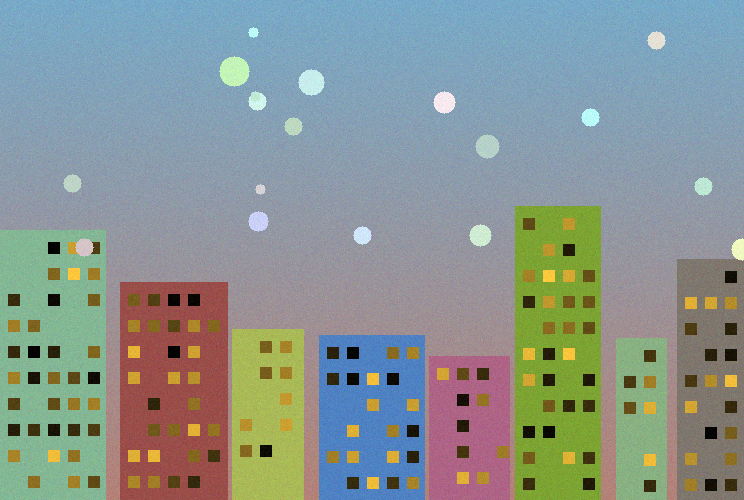
#> input picture samples/left.png, 744 x 500 px, found by its file name
$ python stitch.py left.png right.png -o output.png
#> lines starting #> are read from the running program, lines starting #| are printed output that depends on the picture
### panorama/features.py
"""Feature detection and matching.

Primary path uses OpenCV ORB keypoints + binary (Hamming) brute-force matching,
which is fast and robust. If OpenCV is not importable, we fall back to a pure
NumPy implementation: Harris corner detection + normalized cross-correlation
(NCC) patch matching. Either path returns the same thing — a pair of matched
(n, 2) point arrays (src, dst) in (x, y) pixel coordinates.
"""

from __future__ import annotations

import numpy as np

try:
    import cv2  # type: ignore

    HAVE_CV2 = True
except Exception:  # pragma: no cover - exercised only when OpenCV is absent
    HAVE_CV2 = False


def _to_gray(img: np.ndarray) -> np.ndarray:
    """Convert an image to a float64 grayscale array in [0, 255]."""
    arr = np.asarray(img)
    if arr.ndim == 3:
        # Luma weights (BGR or RGB — weights are symmetric enough for matching).
        arr = arr[..., :3].astype(np.float64)
        gray = 0.114 * arr[..., 0] + 0.587 * arr[..., 1] + 0.299 * arr[..., 2]
    else:
        gray = arr.astype(np.float64)
    return gray


# --------------------------------------------------------------------------- #
# OpenCV ORB path
# --------------------------------------------------------------------------- #
def _match_orb(img1: np.ndarray, img2: np.ndarray, max_features: int, ratio: float):
    gray1 = _to_gray(img1).astype(np.uint8)
    gray2 = _to_gray(img2).astype(np.uint8)
    orb = cv2.ORB_create(nfeatures=max_features)
    kp1, des1 = orb.detectAndCompute(gray1, None)
    kp2, des2 = orb.detectAndCompute(gray2, None)
    if des1 is None or des2 is None or len(kp1) < 4 or len(kp2) < 4:
        return np.empty((0, 2)), np.empty((0, 2))

    bf = cv2.BFMatcher(cv2.NORM_HAMMING)
    # k-NN + Lowe ratio test to drop ambiguous matches.
    knn = bf.knnMatch(des1, des2, k=2)
    good = []
    for pair in knn:
        if len(pair) < 2:
            continue
        m, n = pair
        if m.distance < ratio * n.distance:
            good.append(m)
    if len(good) < 4:
        # Fall back to plain best-match if the ratio test was too strict.
        good = sorted(bf.match(des1, des2), key=lambda x: x.distance)[:50]

    src = np.array([kp1[m.queryIdx].pt for m in good], dtype=np.float64)
    dst = np.array([kp2[m.trainIdx].pt for m in good], dtype=np.float64)
    return src, dst


# --------------------------------------------------------------------------- #
# NumPy Harris + NCC fallback
# --------------------------------------------------------------------------- #
# [15 lines left out: functions _sobel, _convolve2d, not called in this run]


def _box_blur(img: np.ndarray, k: int = 3) -> np.ndarray:
    kernel = np.ones((k, k), dtype=np.float64) / (k * k)
    return _convolve2d(img, kernel)


# [81 lines left out: functions harris_corners, _patch, _match_harris_ncc, not called in this run]


# --------------------------------------------------------------------------- #
# Public API
# --------------------------------------------------------------------------- #
def detect_and_match(img1: np.ndarray, img2: np.ndarray, max_features: int = 2000,
                     ratio: float = 0.75):
    """Detect and match features between two images.

    Returns
    -------
    (src, dst) : two (n, 2) float arrays of matched (x, y) coordinates, where
        src points come from img1 and dst points from img2.
    """
    if HAVE_CV2:
        return _match_orb(img1, img2, max_features, ratio)
    return _match_harris_ncc(img1, img2, max_features)


def backend_name() -> str:
    return "opencv-orb" if HAVE_CV2 else "numpy-harris-ncc"

### panorama/ransac.py
"""RANSAC robust homography estimation from scratch.

Feature matches are noisy: a sizable fraction are flat-out wrong (outliers).
A plain least-squares fit over all matches would be dragged off by those
outliers. RANSAC (RANdom SAmple Consensus) fits the model robustly:

    repeat for a number of iterations:
        1. sample a minimal set (4 correspondences for a homography) at random
        2. fit a candidate homography to that minimal set (DLT)
        3. count inliers: matches whose reprojection error is below `threshold`
        4. keep the candidate with the most inliers

    finally: refit the homography on ALL inliers of the best model.

The number of iterations needed to see at least one outlier-free sample with
probability `success_prob`, given inlier ratio w and sample size s = 4, is

    N = log(1 - success_prob) / log(1 - w^s)

We adapt N downward as better models (higher inlier ratios) are found.
"""

from __future__ import annotations

from typing import NamedTuple

import numpy as np

from .homography import estimate_homography, reprojection_error


class RansacResult(NamedTuple):
    H: np.ndarray             # refined 3x3 homography
    inlier_mask: np.ndarray   # bool array (n,), True where the match is an inlier
    n_inliers: int
    iterations: int           # iterations actually run


def _adaptive_iterations(inlier_ratio: float, sample_size: int, success_prob: float) -> int:
    if inlier_ratio <= 0.0:
        return 1 << 30  # effectively "keep going"
    denom = 1.0 - inlier_ratio ** sample_size
    if denom <= 0.0:
        return 1  # all points are inliers
    num = np.log(1.0 - success_prob)
    return int(np.ceil(num / np.log(denom)))


def ransac_homography(
    src_pts: np.ndarray,
    dst_pts: np.ndarray,
    threshold: float = 3.0,
    max_iters: int = 2000,
    min_iters: int = 50,
    success_prob: float = 0.999,
    rng: np.random.Generator | None = None,
) -> RansacResult:
    """Robustly estimate the homography src_pts -> dst_pts with RANSAC.

    Parameters
    ----------
    src_pts, dst_pts : (n, 2) arrays of candidate correspondences (n >= 4).
    threshold : inlier reprojection-error threshold, in pixels.
    max_iters / min_iters : iteration bounds; the adaptive count is clamped here.
    success_prob : desired probability of drawing one clean minimal sample.
    rng : optional NumPy Generator for reproducibility.

    Returns
    -------
    RansacResult(H, inlier_mask, n_inliers, iterations)
    """
    src = np.asarray(src_pts, dtype=np.float64)
    dst = np.asarray(dst_pts, dtype=np.float64)
    n = src.shape[0]
    if n < 4:
        raise ValueError("at least 4 correspondences are required for RANSAC")
    if rng is None:
        rng = np.random.default_rng()

    sample_size = 4
    best_inlier_mask = np.zeros(n, dtype=bool)
    best_count = 0

    iters_needed = max_iters
    i = 0
    while i < min(max_iters, max(min_iters, iters_needed)):
        i += 1
        # 1. random minimal sample of 4 distinct correspondences.
        idx = rng.choice(n, size=sample_size, replace=False)
        sample_src = src[idx]
        sample_dst = dst[idx]
        # Skip degenerate samples (collinear points break the DLT).
        if _is_degenerate(sample_src) or _is_degenerate(sample_dst):
            continue
        # 2. fit candidate homography.
        try:
            H = estimate_homography(sample_src, sample_dst)
        except (ValueError, np.linalg.LinAlgError):
            continue
        if not np.all(np.isfinite(H)):
            continue
        # 3. count inliers over all matches.
        errs = reprojection_error(H, src, dst)
        inlier_mask = errs < threshold
        count = int(inlier_mask.sum())
        # 4. keep the best.
        if count > best_count:
            best_count = count
            best_inlier_mask = inlier_mask
            inlier_ratio = count / n
            iters_needed = _adaptive_iterations(inlier_ratio, sample_size, success_prob)

    if best_count < 4:
        # No consensus found; fall back to a fit over everything.
        H = estimate_homography(src, dst)
        mask = reprojection_error(H, src, dst) < threshold
        return RansacResult(H, mask, int(mask.sum()), i)

    # Final refit on ALL inliers of the best model.
    inlier_src = src[best_inlier_mask]
    inlier_dst = dst[best_inlier_mask]
    H_refined = estimate_homography(inlier_src, inlier_dst)
    # Recompute the inlier set with the refined model.
    final_mask = reprojection_error(H_refined, src, dst) < threshold
    if int(final_mask.sum()) < 4:
        final_mask = best_inlier_mask
    return RansacResult(H_refined, final_mask, int(final_mask.sum()), i)


def _is_degenerate(pts: np.ndarray, tol: float = 1e-6) -> bool:
    """True if the 4 points are (nearly) collinear or contain duplicates."""
    # Duplicate points.
    if len({tuple(np.round(p, 6)) for p in pts}) < len(pts):
        return True
    # Check no 3 of the points are collinear via the triangle-area test.
    for a in range(len(pts)):
        for b in range(a + 1, len(pts)):
            for c in range(b + 1, len(pts)):
                area = abs(
                    (pts[b, 0] - pts[a, 0]) * (pts[c, 1] - pts[a, 1])
                    - (pts[c, 0] - pts[a, 0]) * (pts[b, 1] - pts[a, 1])
                )
                if area < tol:
                    return True
    return False

### panorama/homography.py
"""Homography estimation from scratch with NumPy.

A homography H is a 3x3 matrix that maps points in one image plane to another
(up to scale): for a source point x = (x, y, 1)^T and its match x' = (x', y', 1)^T,

    x' ~ H x        (~ means equal up to a non-zero scale factor)

We solve for H with the Direct Linear Transform (DLT). Writing H row-wise as
h = [h11 h12 h13 h21 h22 h23 h31 h32 h33]^T, the relation x' ~ H x can be turned
into two linear equations per correspondence by taking the cross product
x' x (H x) = 0:

    [ -x  -y  -1   0   0   0   x'x  x'y  x' ] h = 0
    [  0   0   0  -x  -y  -1   y'x  y'y  y' ] h = 0

Stacking these for n >= 4 correspondences gives A h = 0, a homogeneous system.
The least-squares solution (subject to ||h|| = 1) is the right singular vector of
A with the smallest singular value, i.e. the last column of V in A = U S V^T.

Raw pixel coordinates make A badly conditioned, so we first apply Hartley's
normalization: translate each point set to have zero mean and scale it so the
mean distance from the origin is sqrt(2). We solve for the normalized homography
and then denormalize.
"""

from __future__ import annotations

import numpy as np


def _normalization_matrix(pts: np.ndarray) -> np.ndarray:
    """Return a 3x3 similarity transform T that maps `pts` to zero mean and
    mean distance sqrt(2) from the origin (Hartley normalization)."""
    centroid = pts.mean(axis=0)
    shifted = pts - centroid
    mean_dist = np.sqrt((shifted ** 2).sum(axis=1)).mean()
    # Guard against a degenerate (single-point / coincident) set.
    if mean_dist < 1e-12:
        scale = 1.0
    else:
        scale = np.sqrt(2.0) / mean_dist
    T = np.array(
        [
            [scale, 0.0, -scale * centroid[0]],
            [0.0, scale, -scale * centroid[1]],
            [0.0, 0.0, 1.0],
        ],
        dtype=np.float64,
    )
    return T


def estimate_homography(src_pts: np.ndarray, dst_pts: np.ndarray) -> np.ndarray:
    """Estimate the homography H mapping src_pts -> dst_pts via the normalized DLT.

    Parameters
    ----------
    src_pts, dst_pts : array_like, shape (n, 2), n >= 4
        Matched 2-D point coordinates.

    Returns
    -------
    H : ndarray, shape (3, 3)
        Homography normalized so that H[2, 2] == 1 when possible.
    """
    src = np.asarray(src_pts, dtype=np.float64)
    dst = np.asarray(dst_pts, dtype=np.float64)
    if src.shape != dst.shape or src.ndim != 2 or src.shape[1] != 2:
        raise ValueError("src_pts and dst_pts must both be (n, 2) arrays")
    n = src.shape[0]
    if n < 4:
        raise ValueError("at least 4 correspondences are required")

    # Hartley normalization.
    T_src = _normalization_matrix(src)
    T_dst = _normalization_matrix(dst)

    src_h = np.hstack([src, np.ones((n, 1))])
    dst_h = np.hstack([dst, np.ones((n, 1))])
    src_n = (T_src @ src_h.T).T
    dst_n = (T_dst @ dst_h.T).T

    # Build the 2n x 9 DLT matrix A.
    A = np.zeros((2 * n, 9), dtype=np.float64)
    for i in range(n):
        x, y = src_n[i, 0], src_n[i, 1]
        xp, yp = dst_n[i, 0], dst_n[i, 1]
        A[2 * i] = [-x, -y, -1.0, 0.0, 0.0, 0.0, xp * x, xp * y, xp]
        A[2 * i + 1] = [0.0, 0.0, 0.0, -x, -y, -1.0, yp * x, yp * y, yp]

    # h is the right singular vector with the smallest singular value.
    _, _, Vt = np.linalg.svd(A)
    H_n = Vt[-1].reshape(3, 3)

    # Denormalize: H = T_dst^{-1} H_n T_src.
    H = np.linalg.inv(T_dst) @ H_n @ T_src

    # Normalize so the bottom-right entry is 1 (when not ~0).
    if abs(H[2, 2]) > 1e-12:
        H = H / H[2, 2]
    return H


def apply_homography(H: np.ndarray, pts: np.ndarray) -> np.ndarray:
    """Apply homography H to an (n, 2) array of points, returning (n, 2)."""
    pts = np.asarray(pts, dtype=np.float64)
    pts_h = np.hstack([pts, np.ones((pts.shape[0], 1))])
    mapped = (H @ pts_h.T).T
    w = mapped[:, 2:3]
    # Avoid division by zero for points at infinity.
    w = np.where(np.abs(w) < 1e-12, 1e-12, w)
    return mapped[:, :2] / w


def reprojection_error(H: np.ndarray, src_pts: np.ndarray, dst_pts: np.ndarray) -> np.ndarray:
    """Per-correspondence Euclidean reprojection error ||H src - dst|| (n,)."""
    projected = apply_homography(H, src_pts)
    dst = np.asarray(dst_pts, dtype=np.float64)
    return np.sqrt(((projected - dst) ** 2).sum(axis=1))

### panorama/blend.py
"""Warping into a common canvas and feather (linear) blending.

Given a homography H that maps image A's pixels into image B's frame, we:
  1. compute the bounding box of both images in the output frame,
  2. shift everything by a translation so all coordinates are positive,
  3. warp each image into that canvas,
  4. blend the overlap with distance-based feather weights so the seam fades.

Warping uses OpenCV's `warpPerspective` when available; otherwise a NumPy
inverse-mapping bilinear sampler does the same job.
"""

from __future__ import annotations

import numpy as np

from .homography import apply_homography

try:
    import cv2  # type: ignore

    HAVE_CV2 = True
except Exception:  # pragma: no cover
    HAVE_CV2 = False


def _corners(w: int, h: int) -> np.ndarray:
    return np.array([[0, 0], [w, 0], [w, h], [0, h]], dtype=np.float64)


# [40 lines left out: function _bilinear_warp, not called in this run]


def _warp(img: np.ndarray, H: np.ndarray, out_w: int, out_h: int):
    if HAVE_CV2:
        warped = cv2.warpPerspective(img, H, (out_w, out_h))
        if warped.ndim == 2:
            warped = warped[..., None]
        # Mask of covered pixels via warping an all-ones image.
        ones = np.ones(img.shape[:2], dtype=np.float64)
        mask = cv2.warpPerspective(ones, H, (out_w, out_h))
        return warped.astype(np.float64), (mask > 0.5).astype(np.float64)
    return _bilinear_warp(img, H, out_w, out_h)


def _feather_weights(mask: np.ndarray) -> np.ndarray:
    """Distance-to-edge weights for a coverage mask (higher in the interior)."""
    if HAVE_CV2:
        dist = cv2.distanceTransform((mask > 0.5).astype(np.uint8), cv2.DIST_L2, 5)
    else:
        dist = _approx_distance_transform(mask > 0.5)
    return dist


# [20 lines left out: function _approx_distance_transform, not called in this run]


def warp_and_blend(img_ref: np.ndarray, img_mov: np.ndarray, H: np.ndarray):
    """Warp `img_mov` into `img_ref`'s frame via H and feather-blend the two.

    Parameters
    ----------
    img_ref : the reference image (stays in place, identity transform).
    img_mov : the moving image, mapped by H into the reference frame.
    H : 3x3 homography mapping img_mov coordinates -> img_ref coordinates.

    Returns
    -------
    panorama : uint8 blended image (H, W, C).
    """
    img_ref = np.asarray(img_ref)
    img_mov = np.asarray(img_mov)
    h_ref, w_ref = img_ref.shape[:2]
    h_mov, w_mov = img_mov.shape[:2]

    # Where do both images land in the output frame?
    ref_corners = _corners(w_ref, h_ref)
    mov_corners = apply_homography(H, _corners(w_mov, h_mov))
    all_corners = np.vstack([ref_corners, mov_corners])
    min_xy = np.floor(all_corners.min(axis=0)).astype(int)
    max_xy = np.ceil(all_corners.max(axis=0)).astype(int)
    out_w = int(max_xy[0] - min_xy[0])
    out_h = int(max_xy[1] - min_xy[1])

    # Translation so all coordinates are >= 0.
    tx, ty = -min_xy[0], -min_xy[1]
    T = np.array([[1, 0, tx], [0, 1, ty], [0, 0, 1]], dtype=np.float64)

    ref_warp, ref_mask = _warp(img_ref, T, out_w, out_h)
    mov_warp, mov_mask = _warp(img_mov, T @ H, out_w, out_h)

    # Feather weights.
    w_ref_f = _feather_weights(ref_mask)
    w_mov_f = _feather_weights(mov_mask)
    total = w_ref_f + w_mov_f
    total[total == 0] = 1.0
    w_ref_f = (w_ref_f / total)[..., None]
    w_mov_f = (w_mov_f / total)[..., None]

    blended = ref_warp * w_ref_f + mov_warp * w_mov_f
    # Where only one image covers, use it directly (weights already handle this,
    # but guard the no-coverage case).
    only_ref = (ref_mask > 0.5) & (mov_mask <= 0.5)
    only_mov = (mov_mask > 0.5) & (ref_mask <= 0.5)
    blended[only_ref] = ref_warp[only_ref]
    blended[only_mov] = mov_warp[only_mov]

    blended = np.clip(blended, 0, 255).astype(np.uint8)
    if blended.shape[2] == 1:
        blended = blended[..., 0]
    return blended

### stitch.py
"""Stitch 2+ overlapping images into one panorama.

Pipeline per adjacent pair:
    detect + match features  ->  RANSAC homography  ->  warp into a common
    canvas  ->  feather-blend.

For 3+ images we anchor on the first, warp the second into it, then progressively
fold in each subsequent image (treating the running panorama as the reference).

Usage:
    python stitch.py left.png right.png -o output.png
    python stitch.py img1.jpg img2.jpg img3.jpg -o pano.png

With no arguments it runs the bundled demo (samples/left.png + samples/right.png),
generating the samples first if they are missing.
"""

from __future__ import annotations

import argparse
import os
import sys

import numpy as np

from panorama import (
    backend_name,
    detect_and_match,
    ransac_homography,
    reprojection_error,
    warp_and_blend,
)

try:
    import cv2

    HAVE_CV2 = True
except Exception:
    HAVE_CV2 = False


def _imread(path: str) -> np.ndarray:
#> called with path = 'left.png'
    if HAVE_CV2:
        img = cv2.imread(path, cv2.IMREAD_COLOR)
#> img is the input picture: shape (500, 744, 3); mean B, G, R 145.2, 148.7, 137.3
        if img is None:
            raise FileNotFoundError(f"could not read image: {path}")
        return img
    from imageio import imread  # type: ignore

    return imread(path)[..., ::-1]  # RGB->BGR for consistency


def _imwrite(path: str, img: np.ndarray) -> None:
    if HAVE_CV2:
        cv2.imwrite(path, img)
    else:
        from imageio import imwrite  # type: ignore

        imwrite(path, img[..., ::-1])


def stitch_pair(img_ref: np.ndarray, img_mov: np.ndarray, threshold: float = 3.0,
                seed: int | None = 0, verbose: bool = True):
    """Stitch img_mov onto img_ref. Returns (panorama, stats dict)."""
    src, dst = detect_and_match(img_ref, img_mov)
    if len(src) < 4:
        raise RuntimeError(
            f"too few matches ({len(src)}) to estimate a homography"
        )
    rng = np.random.default_rng(seed) if seed is not None else None
    # We want the homography that maps the MOVING image into the REFERENCE frame,
    # so estimate dst(mov) -> src(ref).
    result = ransac_homography(dst, src, threshold=threshold, rng=rng)
    inlier_errs = reprojection_error(
        result.H, dst[result.inlier_mask], src[result.inlier_mask]
    )
    mean_err = float(inlier_errs.mean()) if len(inlier_errs) else float("nan")

    stats = {
        "matches": len(src),
        "inliers": result.n_inliers,
        "inlier_ratio": result.n_inliers / max(len(src), 1),
        "mean_reproj_error_px": mean_err,
        "ransac_iters": result.iterations,
    }
    if verbose:
        print(
            f"  matches={stats['matches']}  inliers={stats['inliers']}  "
            f"inlier_ratio={stats['inlier_ratio']:.2f}  "
            f"mean_reproj_err={stats['mean_reproj_error_px']:.3f}px  "
            f"iters={stats['ransac_iters']}"
        )
    pano = warp_and_blend(img_ref, img_mov, result.H)
    return pano, stats


def stitch(paths: list[str], out_path: str, threshold: float = 3.0,
           seed: int | None = 0) -> dict:
    print(f"backend: {backend_name()}")
    images = [_imread(p) for p in paths]
#> call 2 of _imread, with path = 'right.png'
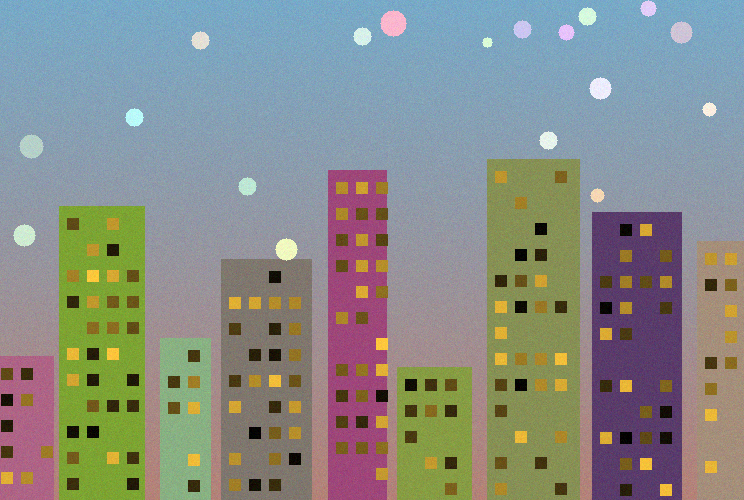
#> input picture samples/right.png, 744 x 500 px, found by its file name
#> in _imread, img is the input picture: shape (500, 744, 3); mean B, G, R 135.9, 140.6, 136.4
#> images = 2 items
    print(f"loaded {len(images)} images: {[os.path.basename(p) for p in paths]}")
#| loaded 2 images: ['left.png', 'right.png']

    pano = images[0]
    all_stats = []
    for i in range(1, len(images)):
        print(f"stitching image {i} onto running panorama:")
        pano, stats = stitch_pair(pano, images[i], threshold=threshold, seed=seed)
        all_stats.append(stats)
#> this loop made 1 pass
#> (printed output is left out)
#> pass 1, in _to_gray, `gray = 0.114 * arr[..., 0] + 0.587 * arr[..., 1] + 0.299 * arr[..., 2]`:
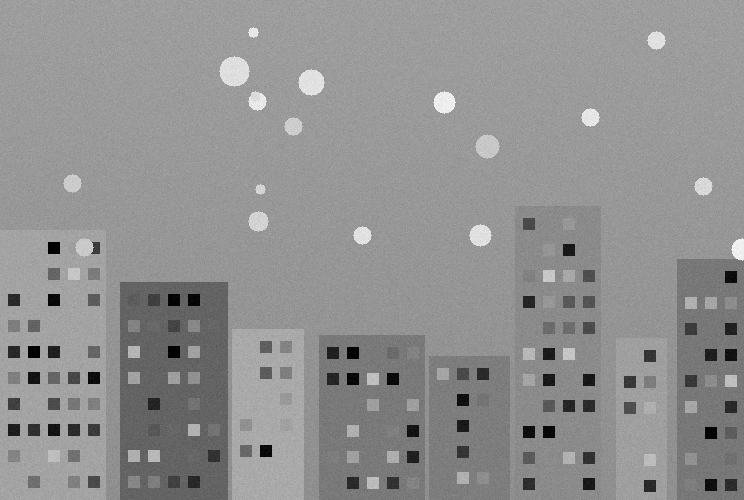
#> gray: shape (500, 744) float64; min 0, max 249.6, mean 144.9

    _imwrite(out_path, pano)
#> (the rest of the program and of its run is left out)
